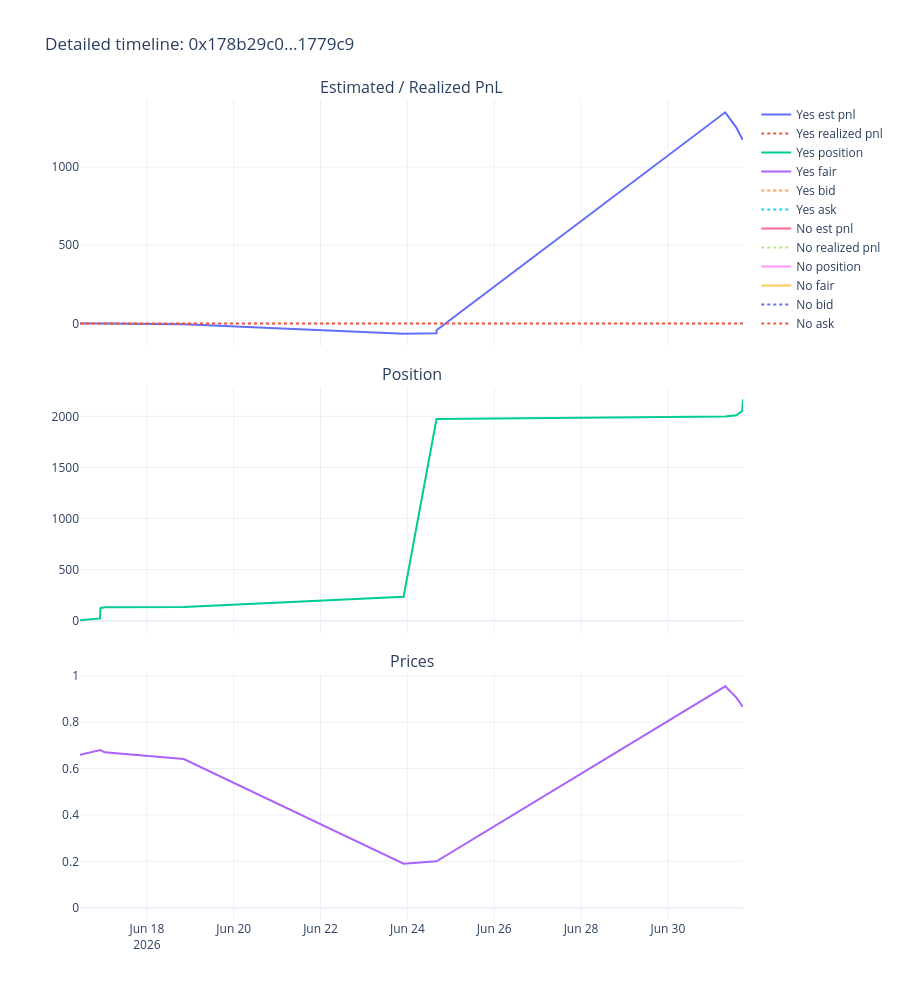

Source (notebook cell):
### Code cell
timeline = events[events['row_type'] == 'stats'][['dt', 'token_id', 'outcome', 'position_after', 'realized_pnl', 'est_pnl', 'best_bid', 'best_ask', 'fair_price', 'vwap5m', 'vwap15m', 'vwap1h']].copy()
timeline = timeline.sort_values(['dt', 'token_id']).reset_index(drop=True)

fig = make_subplots(rows=3, cols=1, shared_xaxes=True, vertical_spacing=0.05,
                     subplot_titles=('Estimated / Realized PnL', 'Position', 'Prices'))

for token_id, grp in timeline.groupby('token_id', sort=False):
    label = grp['outcome'].iloc[0]
    fig.add_trace(go.Scatter(x=grp['dt'], y=grp['est_pnl'], name=f'{label} est pnl', mode='lines'), row=1, col=1)
    fig.add_trace(go.Scatter(x=grp['dt'], y=grp['realized_pnl'], name=f'{label} realized pnl', mode='lines', line=dict(dash='dot')), row=1, col=1)
    fig.add_trace(go.Scatter(x=grp['dt'], y=grp['position_after'], name=f'{label} position', mode='lines'), row=2, col=1)
    fig.add_trace(go.Scatter(x=grp['dt'], y=grp['fair_price'], name=f'{label} fair', mode='lines'), row=3, col=1)
    fig.add_trace(go.Scatter(x=grp['dt'], y=grp['best_bid'], name=f'{label} bid', mode='lines', line=dict(dash='dot')), row=3, col=1)
    fig.add_trace(go.Scatter(x=grp['dt'], y=grp['best_ask'], name=f'{label} ask', mode='lines', line=dict(dash='dot')), row=3, col=1)

fig.update_layout(height=1000, template='plotly_white', title=f'Detailed timeline: {best_cid[:10]}...{best_cid[-6:]}')
fig.show()

### Figure 1 — Plotly figure (JSON) as saved in the notebook; plotly's stock layout.template omitted (floating-point values rounded to 4 significant figures)
{"data": [{"mode": "lines", "name": "Yes est pnl", "type": "scatter", "x": ["2026-06-16T11:01:49", "2026-06-16T11:06:18", "2026-06-16T22:06:59", "2026-06-16T22:19:49", "2026-06-17T00:35:58", "2026-06-18T20:22:31", "2026-06-23T21:54:34", "2026-06-24T16:05:31", "2026-06-24T16:05:32", "2026-06-24T16:05:32", "2026-07-01T07:42:11", "2026-07-01T13:43:44", "2026-07-01T13:50:53", "2026-07-01T17:05:47", "2026-07-01T17:06:16", "2026-07-01T17:31:02"], "xaxis": "x", "y": [3.537e-09, 8.076e-09, 0.08, 0.08, -1.147, -4.953, -65.9, -63.59, -43.59, -43.56, 1351.0, 1253.0, 1253.0, 1181.0, 1181.0, 1181.0], "yaxis": "y"}, {"line": {"dash": "dot"}, "mode": "lines", "name": "Yes realized pnl", "type": "scatter", "x": ["2026-06-16T11:01:49", "2026-06-16T11:06:18", "2026-06-16T22:06:59", "2026-06-16T22:19:49", "2026-06-17T00:35:58", "2026-06-18T20:22:31", "2026-06-23T21:54:34", "2026-06-24T16:05:31", "2026-06-24T16:05:32", "2026-06-24T16:05:32", "2026-07-01T07:42:11", "2026-07-01T13:43:44", "2026-07-01T13:50:53", "2026-07-01T17:05:47", "2026-07-01T17:06:16", "2026-07-01T17:31:02"], "xaxis": "x", "y": [0.0, 0.0, 0.0, 0.0, 0.0, 0.0, 0.0, 0.0, 0.0, 0.0, 0.0, 0.0, 0.0, 0.0, 0.0, 0.0], "yaxis": "y"}, {"mode": "lines", "name": "Yes position", "type": "scatter", "x": ["2026-06-16T11:01:49", "2026-06-16T11:06:18", "2026-06-16T22:06:59", "2026-06-16T22:19:49", "2026-06-17T00:35:58", "2026-06-18T20:22:31", "2026-06-23T21:54:34", "2026-06-24T16:05:31", "2026-06-24T16:05:32", "2026-06-24T16:05:32", "2026-07-01T07:42:11", "2026-07-01T13:43:44", "2026-07-01T13:50:53", "2026-07-01T17:05:47", "2026-07-01T17:06:16", "2026-07-01T17:31:02"], "xaxis": "x2", "y": [2.0, 4.0, 22.75, 122.8, 131.8, 135.1, 235.1, 1973.0, 1973.0, 1974.0, 1997.0, 2008.0, 2010.0, 2052.0, 2146.0, 2167.0], "yaxis": "y2"}, {"mode": "lines", "name": "Yes fair", "type": "scatter", "x": ["2026-06-16T11:01:49", "2026-06-16T11:06:18", "2026-06-16T22:06:59", "2026-06-16T22:19:49", "2026-06-17T00:35:58", "2026-06-18T20:22:31", "2026-06-23T21:54:34", "2026-06-24T16:05:31", "2026-06-24T16:05:32", "2026-06-24T16:05:32", "2026-07-01T07:42:11", "2026-07-01T13:43:44", "2026-07-01T13:50:53", "2026-07-01T17:05:47", "2026-07-01T17:06:16", "2026-07-01T17:31:02"], "xaxis": "x3", "y": [0.66, 0.66, 0.68, 0.68, 0.67, 0.6411, 0.19, 0.2, 0.2, 0.2, 0.955, 0.906, 0.906, 0.87, 0.87, 0.87], "yaxis": "y3"}, {"line": {"dash": "dot"}, "mode": "lines", "name": "Yes bid", "type": "scatter", "x": ["2026-06-16T11:01:49", "2026-06-16T11:06:18", "2026-06-16T22:06:59", "2026-06-16T22:19:49", "2026-06-17T00:35:58", "2026-06-18T20:22:31", "2026-06-23T21:54:34", "2026-06-24T16:05:31", "2026-06-24T16:05:32", "2026-06-24T16:05:32", "2026-07-01T07:42:11", "2026-07-01T13:43:44", "2026-07-01T13:50:53", "2026-07-01T17:05:47", "2026-07-01T17:06:16", "2026-07-01T17:31:02"], "xaxis": "x3", "y": [NaN, NaN, NaN, NaN, NaN, NaN, NaN, NaN, NaN, NaN, NaN, NaN, NaN, NaN, NaN, NaN], "yaxis": "y3"}, {"line": {"dash": "dot"}, "mode": "lines", "name": "Yes ask", "type": "scatter", "x": ["2026-06-16T11:01:49", "2026-06-16T11:06:18", "2026-06-16T22:06:59", "2026-06-16T22:19:49", "2026-06-17T00:35:58", "2026-06-18T20:22:31", "2026-06-23T21:54:34", "2026-06-24T16:05:31", "2026-06-24T16:05:32", "2026-06-24T16:05:32", "2026-07-01T07:42:11", "2026-07-01T13:43:44", "2026-07-01T13:50:53", "2026-07-01T17:05:47", "2026-07-01T17:06:16", "2026-07-01T17:31:02"], "xaxis": "x3", "y": [NaN, NaN, NaN, NaN, NaN, NaN, NaN, NaN, NaN, NaN, NaN, NaN, NaN, NaN, NaN, NaN], "yaxis": "y3"}, {"mode": "lines", "name": "No est pnl", "type": "scatter", "x": ["2026-06-16T22:19:49"], "xaxis": "x", "y": [0.0], "yaxis": "y"}, {"line": {"dash": "dot"}, "mode": "lines", "name": "No realized pnl", "type": "scatter", "x": ["2026-06-16T22:19:49"], "xaxis": "x", "y": [0.0], "yaxis": "y"}, {"mode": "lines", "name": "No position", "type": "scatter", "x": ["2026-06-16T22:19:49"], "xaxis": "x2", "y": [0.0], "yaxis": "y2"}, {"mode": "lines", "name": "No fair", "type": "scatter", "x": ["2026-06-16T22:19:49"], "xaxis": "x3", "y": [0.0], "yaxis": "y3"}, {"line": {"dash": "dot"}, "mode": "lines", "name": "No bid", "type": "scatter", "x": ["2026-06-16T22:19:49"], "xaxis": "x3", "y": [NaN], "yaxis": "y3"}, {"line": {"dash": "dot"}, "mode": "lines", "name": "No ask", "type": "scatter", "x": ["2026-06-16T22:19:49"], "xaxis": "x3", "y": [NaN], "yaxis": "y3"}], "layout": {"annotations": [{"font": {"size": 16}, "showarrow": false, "text": "Estimated / Realized PnL", "x": 0.5, "xanchor": "center", "xref": "paper", "y": 1, "yanchor": "bottom", "yref": "paper"}, {"font": {"size": 16}, "showarrow": false, "text": "Position", "x": 0.5, "xanchor": "center", "xref": "paper", "y": 0.65, "yanchor": "bottom", "yref": "paper"}, {"font": {"size": 16}, "showarrow": false, "text": "Prices", "x": 0.5, "xanchor": "center", "xref": "paper", "y": 0.3, "yanchor": "bottom", "yref": "paper"}], "height": 1000, "title": {"text": "Detailed timeline: 0x178b29c0...1779c9"}, "xaxis": {"anchor": "y", "domain": [0, 1], "matches": "x3", "showticklabels": false}, "xaxis2": {"anchor": "y2", "domain": [0, 1], "matches": "x3", "showticklabels": false}, "xaxis3": {"anchor": "y3", "domain": [0, 1]}, "yaxis": {"anchor": "x", "domain": [0.7, 1]}, "yaxis2": {"anchor": "x2", "domain": [0.35, 0.65]}, "yaxis3": {"anchor": "x3", "domain": [0, 0.3]}}}
